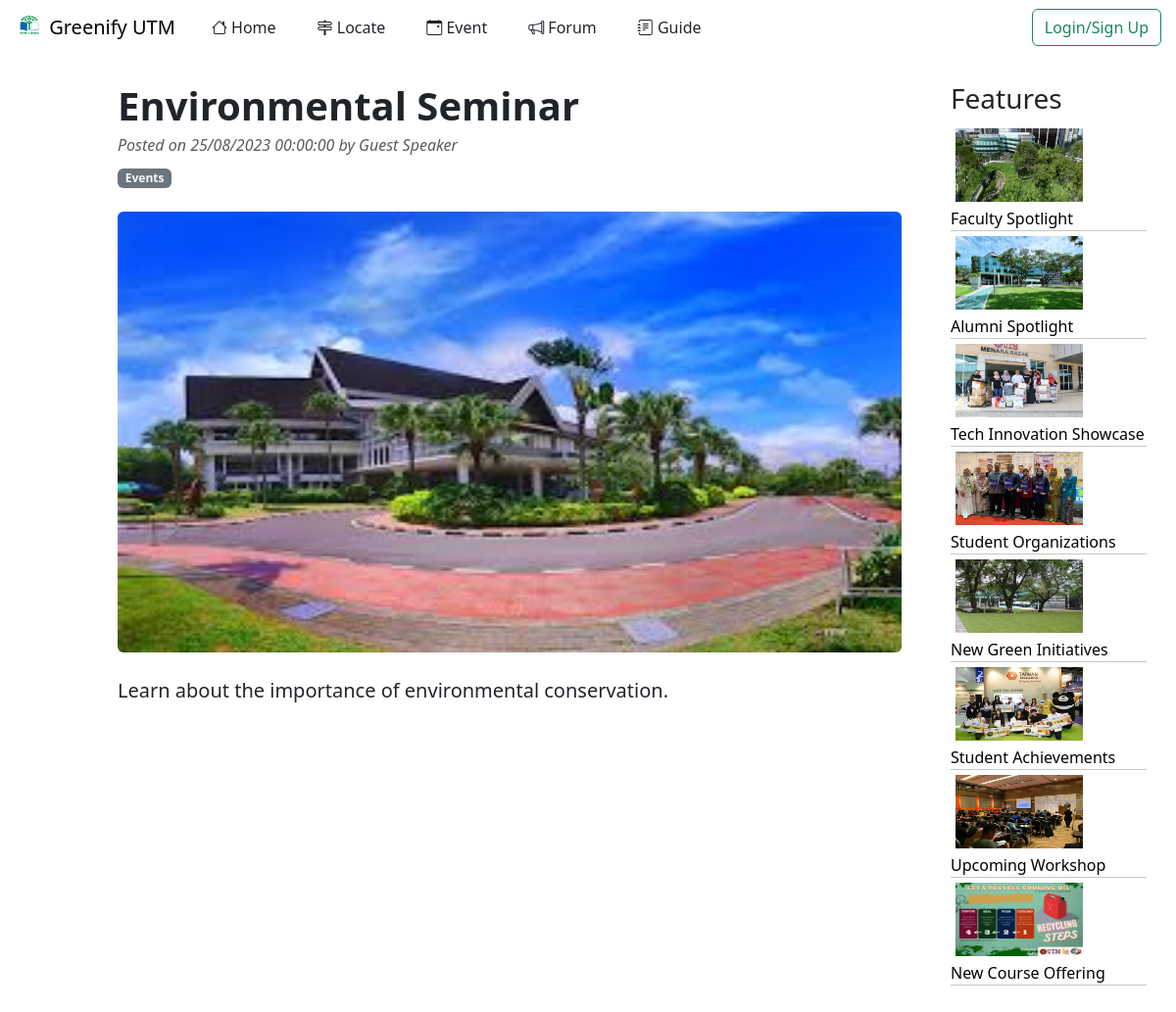
Page /newsPost.php?id=5 on the committed database.
### tables this page shows
CREATE TABLE `newsfeed` (
  `id` int(11) NOT NULL,
  `title` varchar(255) NOT NULL,
  `content` text NOT NULL,
  `author` varchar(100) NOT NULL,
  `publish_date` datetime NOT NULL,
  `image_url` varchar(255) DEFAULT NULL,
  `category` varchar(50) DEFAULT NULL
);

### newsPost.php (the view, shortened to what this page needs)
<!DOCTYPE html>
<html lang="en">
<head>
    <link href="https://cdn.jsdelivr.net/npm/bootstrap@5.3.1/dist/css/bootstrap.min.css" rel="stylesheet"
>
    <link rel="stylesheet" href="./css/dashboard.css" />
</head>
<body>
    <?php
    include('header.php');
    include("connectdb.php");
    $newsPost = array('id' => '', 'title' => '', 'content' => '');
    if (isset($_GET['id'])) {
        $id = mysqli_real_escape_string($con, $_GET['id']);
        $query = "SELECT * FROM newsfeed WHERE id = $id";
        $result = mysqli_query($con, $query);
        if ($result && mysqli_num_rows($result) > 0) {
            $newsPost = mysqli_fetch_assoc($result);
        }
    }
    ?>
    <div class="news-container">
        <div>
            <article>
                <header class="mb-4">
                    <h1 class="fw-bolder mb-1" style="width: 800px">
                        <?php echo $newsPost['title']; ?>
                    </h1>
                    <div class="text-muted fst-italic mb-2">Posted on
                        <?php echo date_format(date_create($newsPost['publish_date']), "d/m/Y H:i:s"); ?> by
                        <?php echo $newsPost['author']; ?>
                    </div>
                    <a class="badge bg-secondary text-decoration-none link-light" href="">
                        <?php echo $newsPost['category']; ?>
                    </a>
                </header>
                <figure class="mb-4"><img class="img-fluid rounded newsBigImage"
                        src="images/newsImg/<?php echo $newsPost['image_url']; ?>" alt="..." /></figure>
                <section class="mb-5">
                    <p class="fs-5 mb-4" style="width: 800px; margin-right: 0">
                        <?php echo $newsPost['content']; ?>
                    </p>
                </section>
            </article>
        </div>
        <div>
            <h3>Features</h3>
            <?php $result1 = mysqli_query($con, "SELECT * FROM newsfeed WHERE id != $id ORDER BY  RAND() LIMIT 8");
            if (mysqli_num_rows($result1) > 0) {
                while ($row = mysqli_fetch_array($result1)) {
                    echo '<div><a href="newsPost.php?id=' . $row['id'] . '" class="newsFeature">';
                    echo '<div style="display: inline-block"><img src="images/newsImg/' . $row['image_url'] . '" class="newsImage" alt="..."></div>';
                    echo '<div class="newsTitle">' . $row['title'] . '</div></a><hr style="margin: 0"></div>';
                }
            } else {
            }
            ?>
        </div>
    </div>
</body>
</html>

### css/dashboard.css (style rules this page uses)
.news-container { margin: 10%; margin-top: 7%; display: flex; gap: 50px; }
.newsBigImage { width: 800px; aspect-ratio: 16 / 9; margin-right: 0; }
.newsImage { width: 140px; height: 85px; padding: 5px; }
.newsFeature { text-decoration: none; color: black; }
.newsTitle { display: inline-block; width: 200px; max-height: 85px; vertical-align: top; }

### rows in the picture
newsfeed: title "Environmental Seminar", publish_date "25/08/2023 00:00:00", author "Guest Speaker", category "Events", image_url (picture), content "Learn about the importance of environmental conservation."
newsfeed: image_url (picture), title "Faculty Spotlight"
newsfeed: image_url (picture), title "Alumni Spotlight"
newsfeed: image_url (picture), title "Tech Innovation Showcase"
newsfeed: image_url (picture), title "Student Organizations"
newsfeed: image_url (picture), title "New Green Initiatives"
newsfeed: image_url (picture), title "Student Achievements"
newsfeed: image_url (picture), title "Upcoming Workshop"
newsfeed: image_url (picture), title "New Course Offering"
